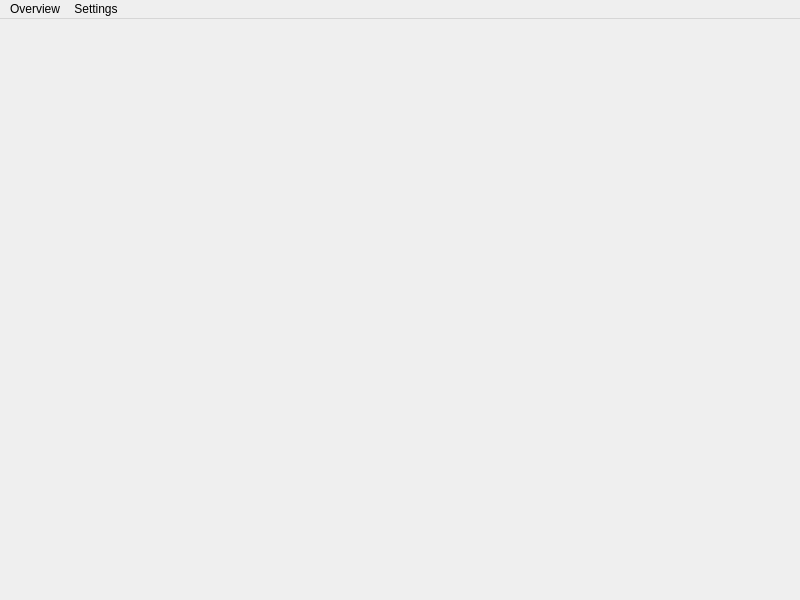
<?xml version="1.0" encoding="UTF-8"?>
<ui version="4.0">
 <class>MainWindow</class>
 <widget class="QMainWindow" name="MainWindow">
  <property name="windowModality">
   <enum>Qt::WindowModality::ApplicationModal</enum>
  </property>
  <property name="geometry">
   <rect>
    <x>0</x>
    <y>0</y>
    <width>800</width>
    <height>600</height>
   </rect>
  </property>
  <property name="windowTitle">
   <string>MainWindow</string>
  </property>
  <property name="locale">
   <locale language="English" country="UnitedStates"/>
  </property>
  <widget class="QWidget" name="centralwidget">
   <widget class="QWidget" name="ramPlot" native="true">
    <property name="geometry">
     <rect>
      <x>30</x>
      <y>330</y>
      <width>721</width>
      <height>161</height>
     </rect>
    </property>
    <property name="sizePolicy">
     <sizepolicy hsizetype="Expanding" vsizetype="Expanding">
      <horstretch>0</horstretch>
      <verstretch>0</verstretch>
     </sizepolicy>
    </property>
    <property name="autoFillBackground">
     <bool>true</bool>
    </property>
   </widget>
   <widget class="QWidget" name="cpuPlot" native="true">
    <property name="geometry">
     <rect>
      <x>30</x>
      <y>50</y>
      <width>721</width>
      <height>161</height>
     </rect>
    </property>
    <property name="sizePolicy">
     <sizepolicy hsizetype="Expanding" vsizetype="Expanding">
      <horstretch>0</horstretch>
      <verstretch>0</verstretch>
     </sizepolicy>
    </property>
    <property name="autoFillBackground">
     <bool>true</bool>
    </property>
   </widget>
  </widget>
  <widget class="QMenuBar" name="menubar">
   <property name="geometry">
    <rect>
     <x>0</x>
     <y>0</y>
     <width>800</width>
     <height>26</height>
    </rect>
   </property>
   <widget class="QMenu" name="menuOverview">
    <property name="title">
     <string>Overview</string>
    </property>
   </widget>
   <widget class="QMenu" name="menuSettings">
    <property name="title">
     <string>Settings</string>
    </property>
    <addaction name="actionLanguage"/>
   </widget>
   <addaction name="menuOverview"/>
   <addaction name="menuSettings"/>
  </widget>
  <action name="actionLanguage">
   <property name="text">
    <string>Language</string>
   </property>
  </action>
 </widget>
 <resources/>
 <connections/>
</ui>
